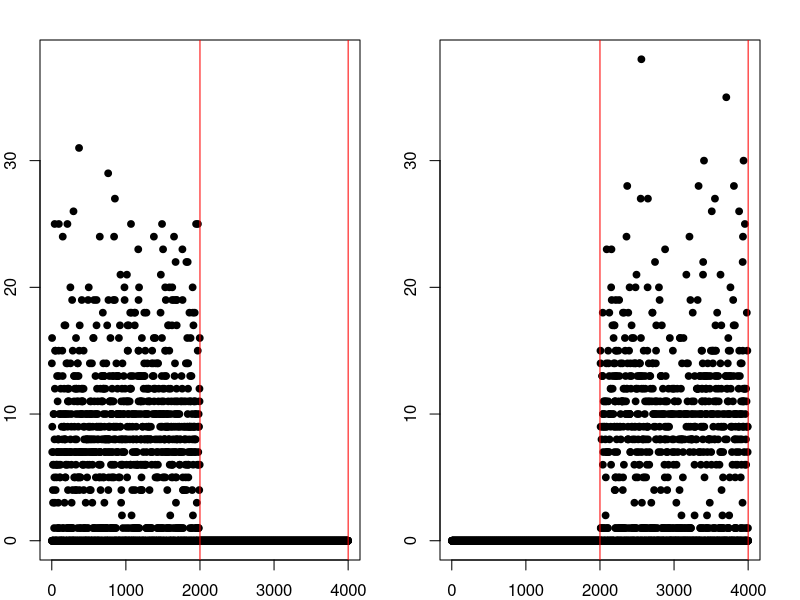

The R source for this figure: (Note: this script raises an error after producing the figure.)
# simulation



generate.mpi=function(p1,k1,lam1,lam2){
	tmp=rmultinom(k1,size=1,prob=c(p1,1-p1))
	intensity1=rep(lam2,k1)
      intensity1[as.numeric(tmp[1,])==1]=lam1
	return(  rpois(k1,lambda=intensity1) )
}


# generate reads
generate.filter.reads=function(start,end,l1,l2,p1){
y.tmp=generate.mpi(p1,n,l1,l2)
y<-numeric(n)
for(i in start:end){
	if(y.tmp[i]==0)
		y[i]=0
	else
		y[i]=rbinom(1,size=y.tmp[i],prob=1)
}
return(y)
}



generate.data=function(intensity, proportion){
# simulate data
l=pi=matrix(0,nrow=3,ncol=2)
l[,2]=intensity[1];  l[,1]=intensity[2:4]
pi[,1]=proportion ;  pi[,2]=1-pi[,1]
y=matrix(0,nrow=2,ncol=n)
y1 <- generate.filter.reads(1,k1,     l[1,1],l[1,2],pi[1,1])
y2 <- generate.filter.reads((k1+1), n,l[2,1],l[2,2],pi[2,1])
y3 <- generate.filter.reads(1,n,      l[3,1],l[3,2],pi[3,1])
y[1,1:k1]= y1[1:k1]+y3[1:k1]
y[2,(k1+1):n]= y2[(k1+1):n]+y3[(k1+1):n]
return(y=y)
}




res=list()

for(ii in 1:100){
res[[ii]]=list()
l0=0.04
l1=8
l2=10
l3=12
p1=0.3
p2=0.2
p3=0.1
k1=2000; n=4000


#simulate 1  non-junction 
set.seed(ii)

y=generate.data(intensity=c(l0,l1,l2,l3),proportion=c(p1,p2,p3))
#write.table(y, file="y0.dat", row.names=FALSE, col.names=FALSE)
apply(y,1,sum)

par(mfrow=c(1,2),mar=c(2,2,2,2))
for(i in 1:2){
	plot(y[i,],pch=19,cex=0.9,ylim=range(y))
	abline(v=k1,col="red");	abline(v=n,col="red")
}


N=dim(y)[1]; solve=1:3; NT=length(solve); solve; NT; N
type=c("1-1","2-2");type	
print(N)

trans=list()
trans[[1]]=c(1,3); trans[[2]]=c(2,3); trans
start=c(1,k1+1);  end=c(k1,n) ;start;end


	# multiple intial values
	N.iter=10
	intensity=list(0)
	mixing=list(0)
	loglikelihood=numeric(N.iter)
	success=1
	while(success <= N.iter){print(paste(ii,success,sep="-"))
		tmp=any.exon(y)
		intensity[[success]]=tmp$l
		mixing[[success]]=tmp$p
		loglikelihood[success]=tmp$likelihood
		success=success+1
	}

	ind=which.max( loglikelihood );ind
	print("estimated intensities are")
    print(intensity[[ind]])
	res[[ii]][[1]]= intensity[[ind]]
	print("estimated mixing are")
    print(mixing[[ind]])
	res[[ii]][[2]]= mixing[[ind]]
    print("likehood")
    print(loglikelihood[[ind]])

}


#save(res,file="result_two_exon_three_transcripts.Rdata")
#load("result_two_exon_three_transcripts.Rdata")


lam1=numeric(0)
lam2=numeric(0)
lam3=numeric(0)

for(i in 1:19){ 
	lam1=c(lam1,res[[i]][[1]][1,1])
	lam2=c(lam2,res[[i]][[1]][2,1])
	lam3=c(lam3,res[[i]][[1]][3,1])
}

mean(lam1);mean(lam2);mean(lam3)
sd(lam1);sd(lam2);sd(lam3)


par(mfrow=c(1,3),mar=c(2.9,4,1,1))
plot(lam1,cex=0.8,pch=19,col="red",ylab="lambda_12",ylim=c(4,19))
plot(lam2,cex=0.8,pch=19,col="green",ylab="lambda_22",ylim=c(4,19))
plot(lam3,cex=0.8,pch=19,col="blue",ylab="lambda_32",ylim=c(4,19))




